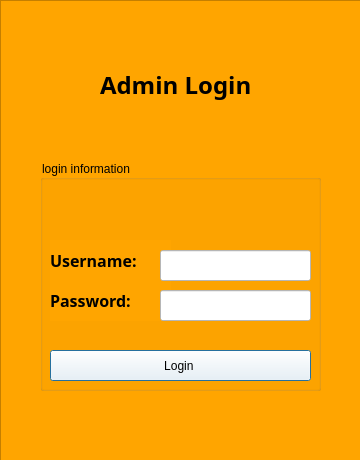
<?xml version="1.0" encoding="UTF-8"?>
<ui version="4.0">
 <class>login</class>
 <widget class="QDialog" name="login">
  <property name="geometry">
   <rect>
    <x>0</x>
    <y>0</y>
    <width>360</width>
    <height>460</height>
   </rect>
  </property>
  <property name="windowTitle">
   <string>Dialog</string>
  </property>
  <widget class="QFrame" name="frame">
   <property name="geometry">
    <rect>
     <x>0</x>
     <y>0</y>
     <width>361</width>
     <height>461</height>
    </rect>
   </property>
   <property name="styleSheet">
    <string notr="true">background: orange
; </string>
   </property>
   <property name="frameShape">
    <enum>QFrame::StyledPanel</enum>
   </property>
   <property name="frameShadow">
    <enum>QFrame::Raised</enum>
   </property>
   <widget class="QGroupBox" name="groupBox">
    <property name="geometry">
     <rect>
      <x>40</x>
      <y>160</y>
      <width>281</width>
      <height>231</height>
     </rect>
    </property>
    <property name="title">
     <string>login information</string>
    </property>
    <widget class="QLabel" name="label">
     <property name="geometry">
      <rect>
       <x>10</x>
       <y>80</y>
       <width>121</width>
       <height>41</height>
      </rect>
     </property>
     <property name="font">
      <font>
       <family>century gothic</family>
      </font>
     </property>
     <property name="text">
      <string>&lt;html&gt;&lt;head/&gt;&lt;body&gt;&lt;p&gt;&lt;span style=&quot; font-size:12pt; font-weight:600; color:#000000;&quot;&gt;Username:&lt;/span&gt;&lt;/p&gt;&lt;/body&gt;&lt;/html&gt;</string>
     </property>
    </widget>
    <widget class="QLabel" name="label_2">
     <property name="geometry">
      <rect>
       <x>10</x>
       <y>120</y>
       <width>121</width>
       <height>41</height>
      </rect>
     </property>
     <property name="font">
      <font>
       <family>century gothic</family>
      </font>
     </property>
     <property name="text">
      <string>&lt;html&gt;&lt;head/&gt;&lt;body&gt;&lt;p&gt;&lt;span style=&quot; font-size:12pt; font-weight:600; color:#000000;&quot;&gt;Password:&lt;/span&gt;&lt;/p&gt;&lt;/body&gt;&lt;/html&gt;</string>
     </property>
    </widget>
    <widget class="QPushButton" name="pushButton_Login">
     <property name="geometry">
      <rect>
       <x>10</x>
       <y>190</y>
       <width>261</width>
       <height>31</height>
      </rect>
     </property>
     <property name="styleSheet">
      <string notr="true">background: white</string>
     </property>
     <property name="text">
      <string>Login </string>
     </property>
    </widget>
    <widget class="QLineEdit" name="userName">
     <property name="geometry">
      <rect>
       <x>120</x>
       <y>90</y>
       <width>151</width>
       <height>31</height>
      </rect>
     </property>
     <property name="styleSheet">
      <string notr="true">background:white; </string>
     </property>
    </widget>
    <widget class="QLineEdit" name="passWord">
     <property name="geometry">
      <rect>
       <x>120</x>
       <y>130</y>
       <width>151</width>
       <height>31</height>
      </rect>
     </property>
     <property name="styleSheet">
      <string notr="true">background:white</string>
     </property>
     <property name="echoMode">
      <enum>QLineEdit::Password</enum>
     </property>
    </widget>
   </widget>
   <widget class="QLabel" name="label_3">
    <property name="geometry">
     <rect>
      <x>100</x>
      <y>30</y>
      <width>341</width>
      <height>111</height>
     </rect>
    </property>
    <property name="font">
     <font>
      <family>MV Boli</family>
     </font>
    </property>
    <property name="text">
     <string>&lt;html&gt;&lt;head/&gt;&lt;body&gt;&lt;p&gt;&lt;span style=&quot; font-size:18pt; font-weight:600; color:#000000;&quot;&gt;Admin Login &lt;/span&gt;&lt;/p&gt;&lt;/body&gt;&lt;/html&gt;</string>
    </property>
   </widget>
  </widget>
 </widget>
 <resources/>
 <connections/>
</ui>
